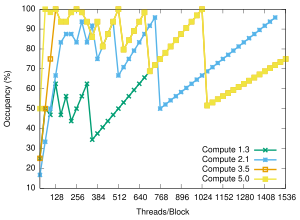

Reproduce this figure in gnuplot.
# vim: filetype=gnuplot
# vim: nospell

# set title "Impact of Varying Block Size"

set terminal pdf size 3,2.2
set output "occupancy.pdf"

set key on
set key bottom

set xlabel "Threads/Block"
set xrange [32:1536]
set xtics 0, 128

set ylabel "Occupancy (%)"

NonZero(x)=(x>0 ? x : 1/0)

plot    'occupancy.dat' using ($1 <= 1024 ? $1:1/0):(NonZero($2)) title "Compute 1.3" ls 2 lw 4 with linespoints, \
        'occupancy.dat' using ($1):(NonZero($3)) title "Compute 2.1" ls 3 lw 4 with linespoints, \
        'occupancy.dat' using ($1):(NonZero($4)) title "Compute 3.5" ls 4 lw 4 with linespoints, \
        'occupancy.dat' using ($1):(NonZero($5)) title "Compute 5.0" ls 5 lw 4 with linespoints
